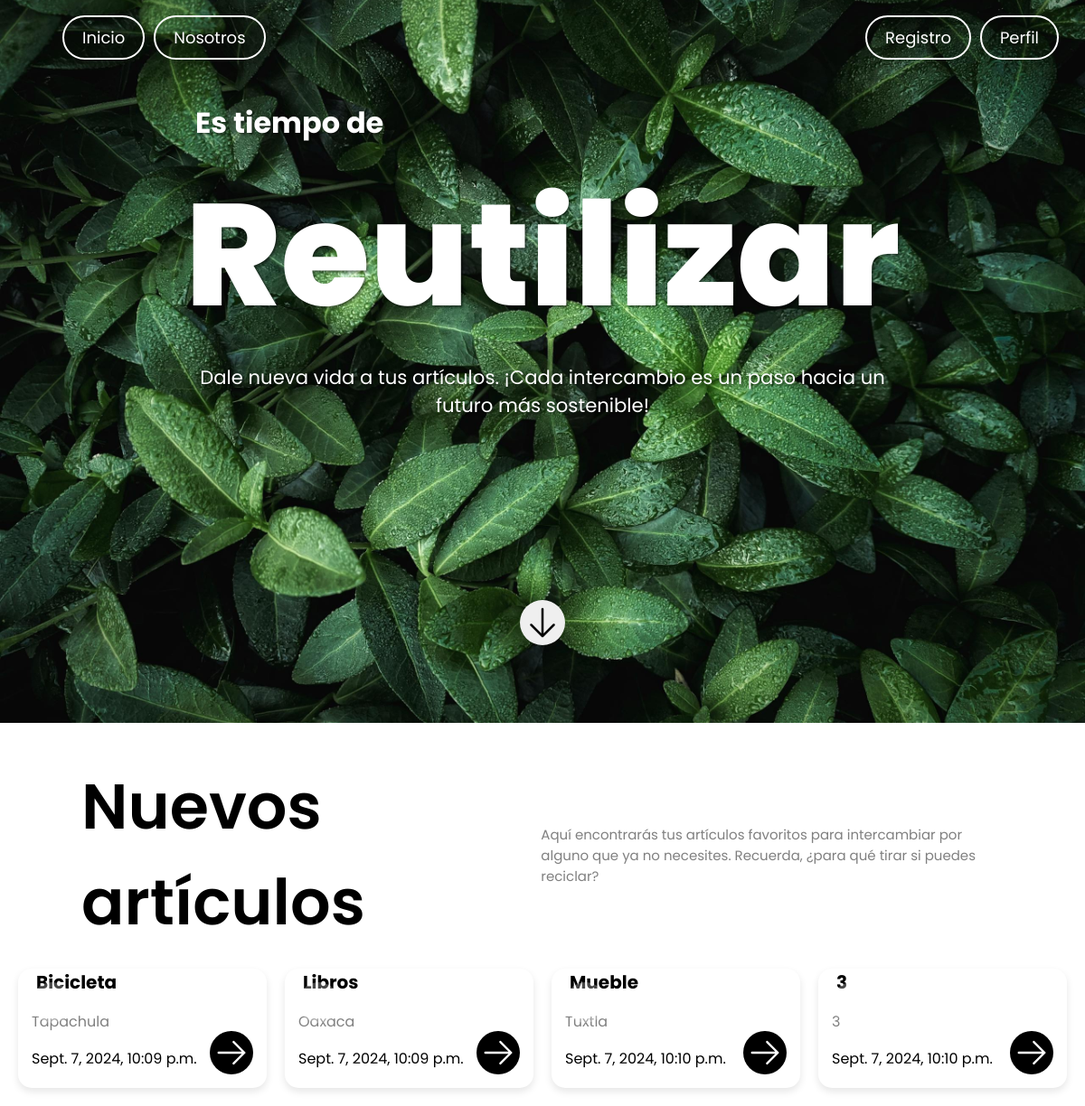
Before: / with the older database file.
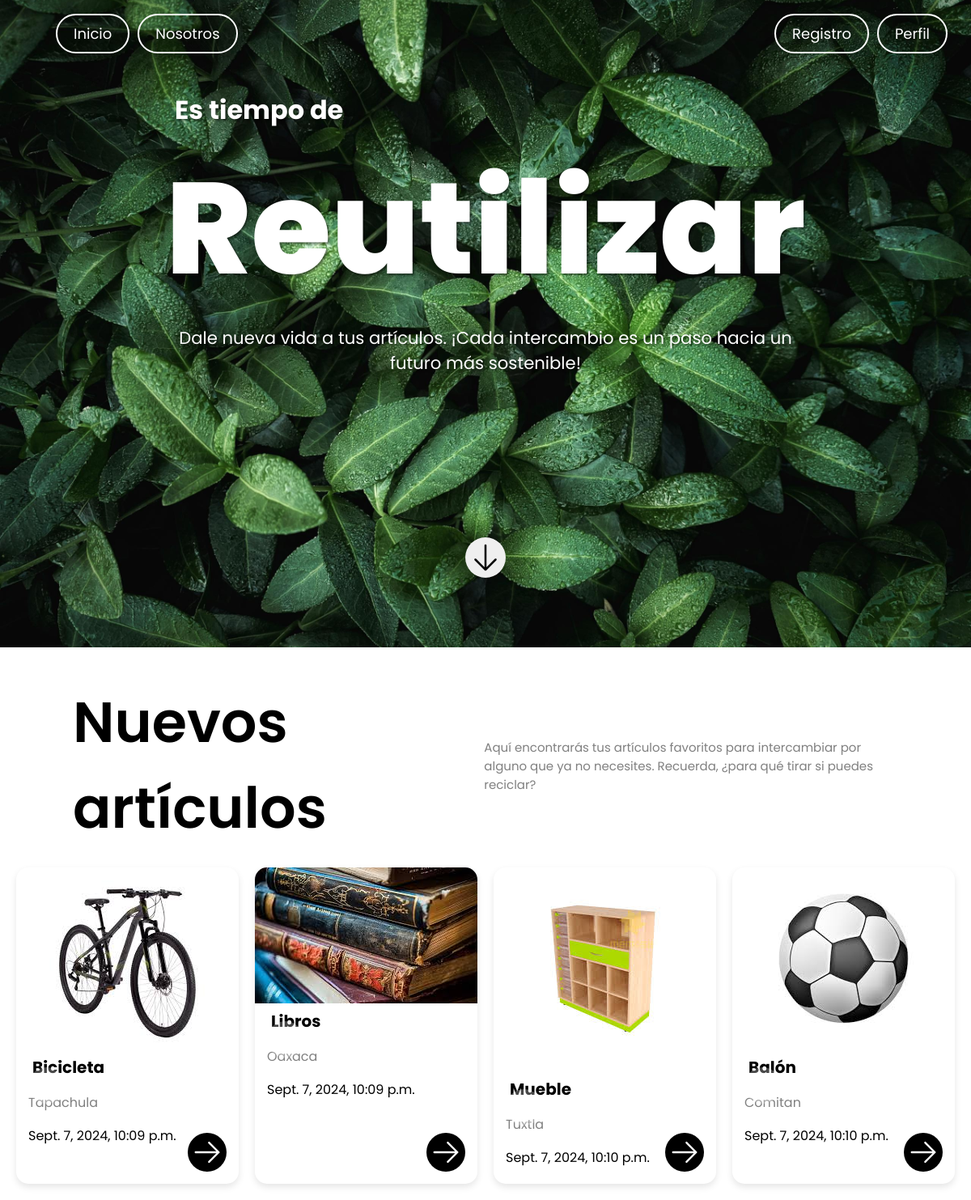
After: the same page with the newer database file.
### core/models.py (models this page shows, shortened)
class Articulo(models.Model):
    nombre = models.CharField(max_length=100)
    descripcion = models.TextField()
    ubicacion = models.CharField(max_length=100)
    fecha_subida = models.DateTimeField(auto_now_add=True)
    fecha_actualizacion = models.DateTimeField(auto_now=True)
    imagen = models.ImageField(upload_to='articulos/', null=True, blank=True)

### core/views.py (the view)
# urls.py: path('', ArticuloListView.as_view(), name='articulo-list'),
class ArticuloListView(ListView):
    model = Articulo
    template_name = 'core/index.html'
    context_object_name = 'articulos'
    paginate_by = 4

### core/templates/core/index.html (shortened to what this page needs)
{% load static %}
<!DOCTYPE html>
<html lang="es">
  <head>
    <link rel="stylesheet" href="{% static 'core/styles/style-home.css' %}" />
    <link rel="stylesheet" href="https://unpkg.com/aos@next/dist/aos.css" />
  </head>
  <body>
    <header>
      <nav class="navbar">
        <div data-aos="fade-in" class="nav-left">
          <ul>
            <li><img src="" alt="" class="logo" /></li>
            <li>
              <a
                data-aos="zoom-in"
                data-aos-duration="2000"
                class="nav-item"
                href="#"
                >Inicio</a
              >
            </li>
            <li>
              <a
                data-aos="zoom-in"
                data-aos-duration="2000"
                class="nav-item"
                href="#"
                >Nosotros</a
              >
            </li>
          </ul>
        </div>
        <div class="nav-right">
          <ul>
            <li>
              <a
                data-aos="zoom-in"
                data-aos-duration="2000"
                class="nav-item"
                href="#"
                >Registro</a
              >
            </li>
            <li>
              <a
                data-aos="zoom-in"
                data-aos-duration="2000"
                class="nav-item"
                href="#"
                >Perfil</a
              >
            </li>
          </ul>
        </div>
      </nav>
    </header>
    <main>
      <section class="hero-section">
        <div class="hero-content">
          <h1
            class="subtext-shadow"
            data-aos="fade-up"
            data-aos-duration="2000"
          >
            Es tiempo de
          </h1>
          <h2 class="title-shadow" data-aos="fade-up" data-aos-duration="2000">
            Reutilizar
          </h2>
          <p class="text-shadow" data-aos="fade-up" data-aos-duration="2000">
            Dale nueva vida a tus artículos. ¡Cada intercambio es un paso hacia
            un futuro más sostenible!
          </p>
          <div class="button-container">
            <button
              type="button"
              onclick="location.href='#product-section'"
              class="scroll-button"
              data-aos="slide-up"
              data-aos-duration="2000"
            >
            </button>
          </div>
        </div>
      </section>
      <section id="product-section">
        <div class="product-section-text-container">
          <div>
            <h2 class="product-section__title">Nuevos artículos</h2>
          </div>
          <div>
            <p class="product-section__text">Aquí encontrarás tus artículos favoritos para intercambiar por alguno que ya no necesites. Recuerda, ¿para qué tirar si puedes reciclar?</p>
          </div>
        </div>
        <div class="card-container">
          {% for articulo in articulos %}
          <div class="card">
            {% if articulo.imagen %}
            <img src="{{ articulo.imagen.url }}" alt="" />
            {% endif %}
            <div class="card-img">
              <button type="button" class="like-icon">
              </button>
            </div>
            <div class="card-content">
              <h2 class="item-name">{{articulo.nombre}}</h2>
              <p class="item-location">{{articulo.ubicacion}}</p>
              <p class="item-datetime">{{articulo.fecha_subida}}</p>
              <button type="button" class="arrow-icon" onclick="location.href='{% url 'articulo-detail' articulo.pk %}'">
                <svg
                  xmlns="http://www.w3.org/2000/svg"
                  fill="none"
                  viewBox="0 0 24 24"
                  stroke-width="1.5"
                  stroke="currentColor"
                  class="svg-arrow-icon"
                >
                  <path
                    stroke-linecap="round"
                    stroke-linejoin="round"
                    d="M13.5 4.5 21 12m0 0-7.5 7.5M21 12H3"
                  />
                </svg>
              </button>
            </div>
          </div>
          {% endfor %}
  </body>
</html>

### core/static/core/styles/style-home.css (style rules this page uses)
:root { --font-family: "Poppins", sans-serif; }
html { scroll-behavior: smooth; }
body { font-family: var(--font-family); color: white; margin: 0; padding: 0; }
header { position: relative; z-index: 10; }
.navbar { width: 100%; display: flex; justify-content: space-between; align-items: center; padding: 1.5rem 1.5rem; position: absolute; top: 0; left: 0; box-sizing: border-box; }
.navbar ul { list-style: none; display: flex; margin: 0; padding: 0; }
.navbar li { margin: 0.25rem 0.3125rem; }
.navbar a { color: white; text-decoration: none; text-align: center; padding: 0.625rem 1.25rem; border: 0.125rem solid white; border-radius: 1.875rem; transition: background-color 0.3s, color 0.3s; }
.nav-item { font-size: 1.125rem; }
.hero-section { height: 100vh; background: url("../assets/Botanical.jpg") no-repeat center center/cover; display: flex; flex-direction: column; justify-content: center; align-items: center; text-align: center; color: white; position: relative; }
.hero-content h1 { font-size: 2rem; margin-bottom: 0.125rem; padding-left: 1rem; align-items: center; }
.hero-content h2 { font-size: 10rem; margin: 0; font-weight: 800; }
.hero-content p { font-size: 1.325rem; max-width: 50rem; }
.subtext-shadow { text-align: left; text-shadow: 2px 2px 3px rgba(0, 0, 0, 0.5); }
.title-shadow { text-shadow: 2px 2px 3px rgba(0, 0, 0, 0.5); margin: 0; }
.text-shadow { text-shadow: 2px 2px 3px rgba(0, 0, 0, 0.5); margin: 0; }
.button-container { display: flex; align-items: center; justify-content: center; margin-top: 200px; }
.scroll-button { right: 15px; width: 50px; height: 50px; border: none; border-radius: 50%; padding: 5px; cursor: pointer; bottom: 70px; border: none; }
.product-section-text-container { display: flex; align-items: center; justify-content: space-between; }
.product-section__title { margin: 40px 0 0; padding-left: 90px; color: black; font-size: 70px; font-weight: 600; flex: 1; }
.product-section__text { color: gray; font-size: 15px; font-weight: 400; padding-top: 40px; margin: 0 90px 0 0; max-width: 600px; }
.card-container { display: flex; justify-content: center; gap: 20px; padding: 20px; }
.card { background-color: white; border-radius: 15px; overflow: hidden; box-shadow: 0 4px 8px rgba(0, 0, 0, 0.1); width: 300px; text-align: center; position: relative; color: black; }
.card-img { position: relative; }
.like-icon { position: absolute; top: 15px; left: 15px; width: 45px; height: 45px; background-color: rgba(255, 255, 255, 0.283); border: none; border-radius: 50%; padding: 5px; cursor: pointer; }
.card-content { padding: 0 15px 15px 15px; text-align: left; }
.card-content h2 { font-size: 20px; margin-bottom: 5px; }
.item-name { margin: 0 5px 5px; }
.item-location { color: gray; margin-bottom: 5px; }
.item-datetime { font-weight: 400; margin-bottom: 5px; }
.arrow-icon { position: absolute; bottom: 15px; right: 15px; width: 48px; height: 48px; background-color: rgb(0, 0, 0); border: none; border-radius: 50%; padding: 5px; cursor: pointer; }
.svg-heart-icon { stroke: white; }
.svg-arrow-icon { stroke: white; }

Changed rows visible on the page:
changed Articulo "Bicicleta": imagen: picture added
changed Articulo "Libros": imagen: picture added
changed Articulo "Mueble": imagen: picture added
changed Articulo: imagen: picture added; nombre "3" → "Balón"; ubicacion "3" → "Comitan"
